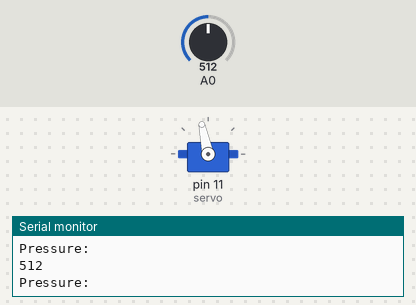
Recording of a sketch running on a simulated Arduino Uno, built with avr-gcc and run on an emulated ATmega328P. Parts: servo, the last lines printed to the serial monitor. Inputs (shaded band) come from the test bench; at power-on: A0 = 512.

Above: at 1.2 s.
1.3 s: A0 set to 987
At 2.5 s:
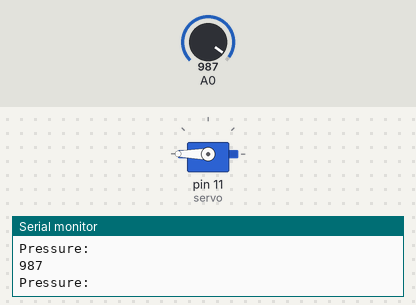
2.8 s: A0 set to 1012
5.8 s: A0 set to 716
At 6.1 s:
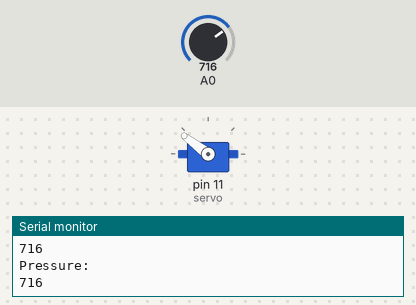
7.3 s: A0 set to 111
At 8.4 s:
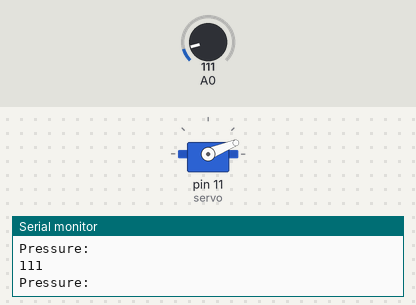
8.8 s: A0 set to 90
At 9.4 s:
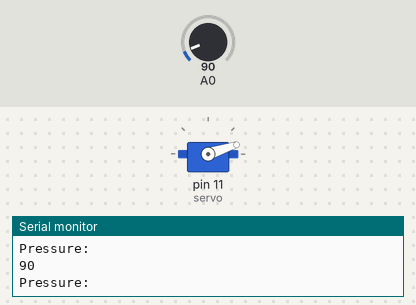
10.3 s: A0 set to 511
At 11.7 s:
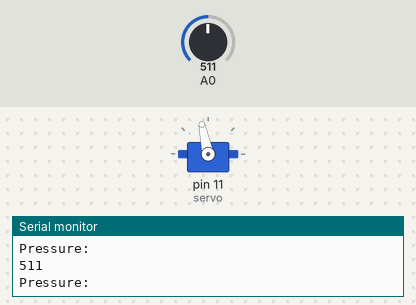
Timing chart, 0 to 12.8 s (numbered marks = the images above; inputs shaded):
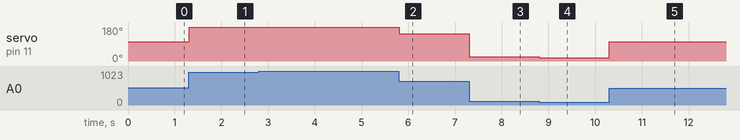

Measured:
- after the input at 1.3 s, servo on pin 11 (servo): 102° → 180° at once
- after the input at 5.8 s, servo on pin 11 (servo): 180° → 143° at once
- after the input at 7.3 s, servo on pin 11 (servo): 143° → 22° at once
- after the input at 8.8 s, servo on pin 11 (servo): 22° → 18° at once
- after the input at 10.3 s, servo on pin 11 (servo): 18° → 102° at once

The sketch:

Force_Sensitive_Resistor.ino
```cpp
#include <Servo.h> // Include the Servo library
Servo servo; // Create a servo object

void setup() {
  servo.attach(11); // Attach the servo to pin 11
  Serial.begin(9600);
}

void loop() {

  int pressure; // Store the force value from 0 to 1023
  pressure = analogRead(0);
  servo.write(pressure/5); // Set servo angle to pressure
  Serial.println("Pressure:");
  Serial.println(pressure);
  delay(10);

}
```
